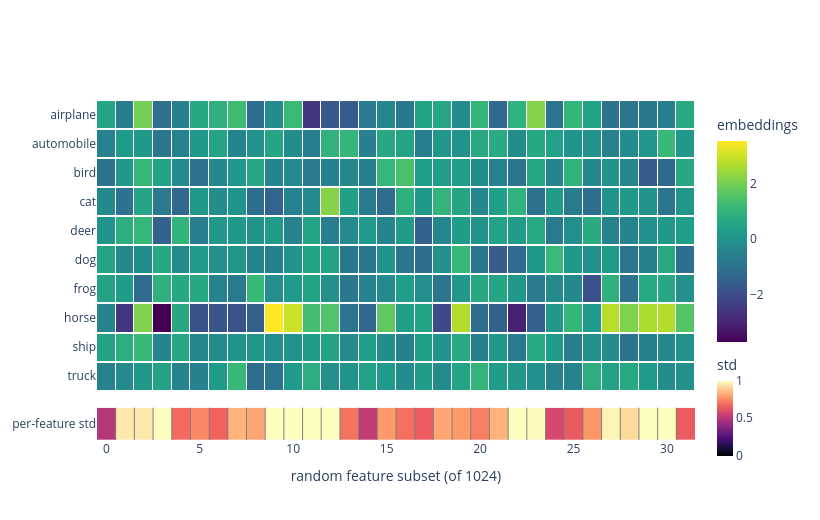

The notebook cell saved with this chart:
### Code cell
import numpy as np
import plotly.graph_objects as go
from plotly.subplots import make_subplots

# one sample per CIFAR-10 class -> 10 distinct rows, all 10 classes
targets = np.array(val_dataset.targets)
class_idx = [int(np.where(targets == c)[0][0]) for c in range(10)]
class_names = [val_dataset.classes[c] for c in range(10)]
batch = torch.stack([val_dataset[i][0] for i in class_idx])          # (10, 3, 32, 32)

model.eval()
with torch.no_grad():
    _, z1 = model(batch)          # projector output = the VICReg embedding, (10, 1024)

# 32 RANDOM features out of the 1024-dim projection (seeded for a stable figure)
rng = np.random.default_rng(0)
feat_idx = np.sort(rng.choice(z1.shape[1], size=32, replace=False))
z = z1[:, feat_idx].numpy()       # (10, 32)
std = z.std(axis=0)               # per-feature std across the 10 classes

fig = make_subplots(
    rows=2, cols=1, shared_xaxes=True,
    row_heights=[0.9, 0.1], vertical_spacing=0.05,
)

# main heatmap: rows = class, cols = random feature subset.
# xgap + ygap -> white grid (shows through against dark viridis cells)
fig.add_trace(
    go.Heatmap(
        z=z,
        y=class_names,
        colorscale="Viridis",
        xgap=1, ygap=2,
        colorbar=dict(title="embeddings", len=0.72, y=0.62),
    ),
    row=1, col=1,
)

# thin std bar: pinned to a healthy reference (0..1). std1 keeps per-feature std ~1 -> bright.
fig.add_trace(
    go.Heatmap(
        z=std[None, :],
        y=["per-feature std"],
        colorscale="Magma",
        zmin=0.0, zmax=1.0,
        showscale=True,
        colorbar=dict(title="std", len=0.35, y=0.10, thickness=16, tickvals=[0.0, 0.5, 1.0]),
    ),
    row=2, col=1,
)

# std cells are bright, so white gaps are invisible -> draw gray separator lines instead
for b in np.arange(0.5, len(feat_idx) - 1 + 0.5, 1.0):
    fig.add_vline(x=b, row=2, col=1, line_width=1, line_color="gray")

fig.update_layout(
    plot_bgcolor="white",
    height=520, width=820,
)
fig.update_xaxes(title_text="random feature subset (of 1024)", row=2, col=1)
fig.update_yaxes(autorange="reversed", row=1, col=1)  # class 0 on top, like imshow
fig.show()

### Figure 1 — Plotly figure (JSON) as saved in the notebook; plotly's stock layout.template omitted (floating-point values rounded to 4 significant figures; data arrays with more than 128 entries replaced by an {"elided": "..."} marker saying what was removed)
{"data": [{"colorbar": {"len": 0.72, "title": {"text": "embeddings"}, "y": 0.62}, "colorscale": [[0, "#440154"], [0.1111, "#482878"], [0.2222, "#3e4989"], [0.3333, "#31688e"], [0.4444, "#26828e"], [0.5556, "#1f9e89"], [0.6667, "#35b779"], [0.7778, "#6ece58"], [0.8889, "#b5de2b"], [1, "#fde725"]], "type": "heatmap", "xaxis": "x", "xgap": 1, "y": ["airplane", "automobile", "bird", "cat", "deer", "dog", "frog", "horse", "ship", "truck"], "yaxis": "y", "ygap": 2, "z": {"elided": "10x32 float values"}}, {"colorbar": {"len": 0.35, "thickness": 16, "tickvals": [0, 0.5, 1], "title": {"text": "std"}, "y": 0.1}, "colorscale": [[0, "#000004"], [0.1111, "#180f3d"], [0.2222, "#440f76"], [0.3333, "#721f81"], [0.4444, "#9e2f7f"], [0.5556, "#cd4071"], [0.6667, "#f1605d"], [0.7778, "#fd9668"], [0.8889, "#feca8d"], [1, "#fcfdbf"]], "showscale": true, "type": "heatmap", "xaxis": "x2", "y": ["per-feature std"], "yaxis": "y2", "z": [[0.4967, 0.9571, 0.9545, 1.286, 0.685, 0.748, 0.6713, 0.8398, 0.8105, 1.266, 1.001, 1.021, 1.069, 0.7039, 0.5265, 0.7832, 0.6981, 0.6497, 0.8122, 0.7832, 0.729, 0.8393, 1.111, 0.9904, 0.5852, 0.646, 0.7784, 0.9794, 0.921, 1.06, 1.088, 0.6481]], "zmax": 1, "zmin": 0}], "layout": {"height": 520, "plot_bgcolor": "white", "shapes": [{"line": {"color": "gray", "width": 1}, "type": "line", "x0": 0.5, "x1": 0.5, "xref": "x2", "y0": 0, "y1": 1, "yref": "y2 domain"}, {"line": {"color": "gray", "width": 1}, "type": "line", "x0": 1.5, "x1": 1.5, "xref": "x2", "y0": 0, "y1": 1, "yref": "y2 domain"}, {"line": {"color": "gray", "width": 1}, "type": "line", "x0": 2.5, "x1": 2.5, "xref": "x2", "y0": 0, "y1": 1, "yref": "y2 domain"}, {"line": {"color": "gray", "width": 1}, "type": "line", "x0": 3.5, "x1": 3.5, "xref": "x2", "y0": 0, "y1": 1, "yref": "y2 domain"}, {"line": {"color": "gray", "width": 1}, "type": "line", "x0": 4.5, "x1": 4.5, "xref": "x2", "y0": 0, "y1": 1, "yref": "y2 domain"}, {"line": {"color": "gray", "width": 1}, "type": "line", "x0": 5.5, "x1": 5.5, "xref": "x2", "y0": 0, "y1": 1, "yref": "y2 domain"}, {"line": {"color": "gray", "width": 1}, "type": "line", "x0": 6.5, "x1": 6.5, "xref": "x2", "y0": 0, "y1": 1, "yref": "y2 domain"}, {"line": {"color": "gray", "width": 1}, "type": "line", "x0": 7.5, "x1": 7.5, "xref": "x2", "y0": 0, "y1": 1, "yref": "y2 domain"}, {"line": {"color": "gray", "width": 1}, "type": "line", "x0": 8.5, "x1": 8.5, "xref": "x2", "y0": 0, "y1": 1, "yref": "y2 domain"}, {"line": {"color": "gray", "width": 1}, "type": "line", "x0": 9.5, "x1": 9.5, "xref": "x2", "y0": 0, "y1": 1, "yref": "y2 domain"}, {"line": {"color": "gray", "width": 1}, "type": "line", "x0": 10.5, "x1": 10.5, "xref": "x2", "y0": 0, "y1": 1, "yref": "y2 domain"}, {"line": {"color": "gray", "width": 1}, "type": "line", "x0": 11.5, "x1": 11.5, "xref": "x2", "y0": 0, "y1": 1, "yref": "y2 domain"}, {"line": {"color": "gray", "width": 1}, "type": "line", "x0": 12.5, "x1": 12.5, "xref": "x2", "y0": 0, "y1": 1, "yref": "y2 domain"}, {"line": {"color": "gray", "width": 1}, "type": "line", "x0": 13.5, "x1": 13.5, "xref": "x2", "y0": 0, "y1": 1, "yref": "y2 domain"}, {"line": {"color": "gray", "width": 1}, "type": "line", "x0": 14.5, "x1": 14.5, "xref": "x2", "y0": 0, "y1": 1, "yref": "y2 domain"}, {"line": {"color": "gray", "width": 1}, "type": "line", "x0": 15.5, "x1": 15.5, "xref": "x2", "y0": 0, "y1": 1, "yref": "y2 domain"}, {"line": {"color": "gray", "width": 1}, "type": "line", "x0": 16.5, "x1": 16.5, "xref": "x2", "y0": 0, "y1": 1, "yref": "y2 domain"}, {"line": {"color": "gray", "width": 1}, "type": "line", "x0": 17.5, "x1": 17.5, "xref": "x2", "y0": 0, "y1": 1, "yref": "y2 domain"}, {"line": {"color": "gray", "width": 1}, "type": "line", "x0": 18.5, "x1": 18.5, "xref": "x2", "y0": 0, "y1": 1, "yref": "y2 domain"}, {"line": {"color": "gray", "width": 1}, "type": "line", "x0": 19.5, "x1": 19.5, "xref": "x2", "y0": 0, "y1": 1, "yref": "y2 domain"}, {"line": {"color": "gray", "width": 1}, "type": "line", "x0": 20.5, "x1": 20.5, "xref": "x2", "y0": 0, "y1": 1, "yref": "y2 domain"}, {"line": {"color": "gray", "width": 1}, "type": "line", "x0": 21.5, "x1": 21.5, "xref": "x2", "y0": 0, "y1": 1, "yref": "y2 domain"}, {"line": {"color": "gray", "width": 1}, "type": "line", "x0": 22.5, "x1": 22.5, "xref": "x2", "y0": 0, "y1": 1, "yref": "y2 domain"}, {"line": {"color": "gray", "width": 1}, "type": "line", "x0": 23.5, "x1": 23.5, "xref": "x2", "y0": 0, "y1": 1, "yref": "y2 domain"}, {"line": {"color": "gray", "width": 1}, "type": "line", "x0": 24.5, "x1": 24.5, "xref": "x2", "y0": 0, "y1": 1, "yref": "y2 domain"}, {"line": {"color": "gray", "width": 1}, "type": "line", "x0": 25.5, "x1": 25.5, "xref": "x2", "y0": 0, "y1": 1, "yref": "y2 domain"}, {"line": {"color": "gray", "width": 1}, "type": "line", "x0": 26.5, "x1": 26.5, "xref": "x2", "y0": 0, "y1": 1, "yref": "y2 domain"}, {"line": {"color": "gray", "width": 1}, "type": "line", "x0": 27.5, "x1": 27.5, "xref": "x2", "y0": 0, "y1": 1, "yref": "y2 domain"}, {"line": {"color": "gray", "width": 1}, "type": "line", "x0": 28.5, "x1": 28.5, "xref": "x2", "y0": 0, "y1": 1, "yref": "y2 domain"}, {"line": {"color": "gray", "width": 1}, "type": "line", "x0": 29.5, "x1": 29.5, "xref": "x2", "y0": 0, "y1": 1, "yref": "y2 domain"}, {"line": {"color": "gray", "width": 1}, "type": "line", "x0": 30.5, "x1": 30.5, "xref": "x2", "y0": 0, "y1": 1, "yref": "y2 domain"}], "width": 820, "xaxis": {"anchor": "y", "domain": [0, 1], "matches": "x2", "showticklabels": false}, "xaxis2": {"anchor": "y2", "domain": [0, 1], "title": {"text": "random feature subset (of 1024)"}}, "yaxis": {"anchor": "x", "autorange": "reversed", "domain": [0.145, 1]}, "yaxis2": {"anchor": "x2", "domain": [0, 0.095]}}}
